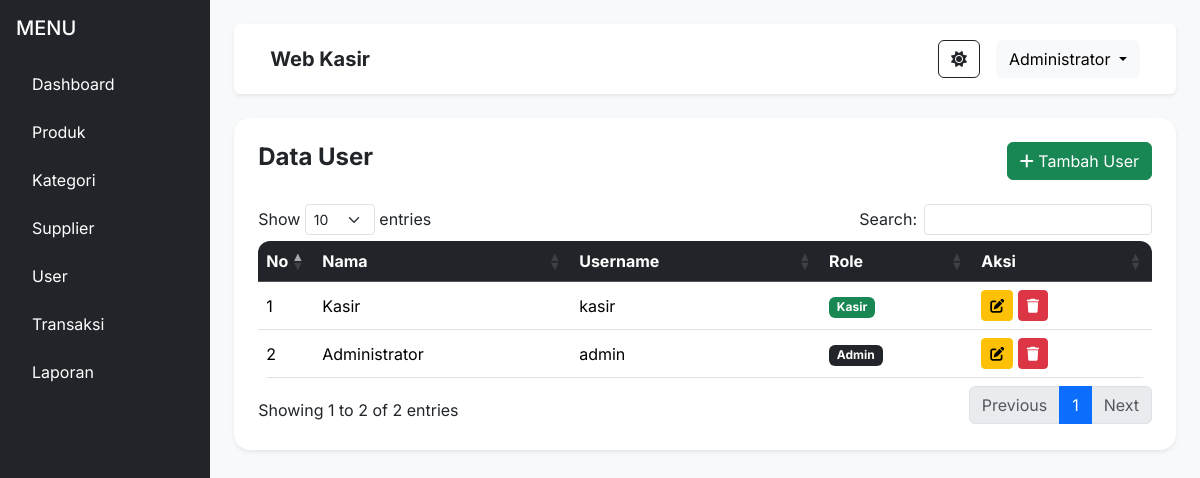
The page /modules/user/index.php (signed in) on the database its author committed.
### tables this page shows
CREATE TABLE users (

id_user INT AUTO_INCREMENT PRIMARY KEY,

nama VARCHAR(100) NOT NULL,

username VARCHAR(100) UNIQUE NOT NULL,

password VARCHAR(255) NOT NULL,

role ENUM('admin','kasir') NOT NULL,

created_at TIMESTAMP DEFAULT CURRENT_TIMESTAMP

);

### modules/user/index.php (the view, shortened to what this page needs)
<?php
include '../../config/koneksi.php';
include '../../includes/header.php';
$query = mysqli_query($conn,
"SELECT * FROM users
ORDER BY id_user DESC");
?>
<div class="d-flex">
<?php include '../../includes/sidebar.php'; ?>
<div class="container-fluid p-4">
<?php include '../../includes/navbar.php'; ?>
<div class="card shadow-sm p-4 mt-4">
<div class="d-flex justify-content-between align-items-center mb-4">
<h4 class="fw-bold">
Data User
</h4>
<a href="tambah.php"
class="btn btn-success">
<i class="fa fa-plus"></i>
Tambah User
</a>
</div>
<table class="table table-hover align-middle"
id="datatable">
<thead class="table-dark">
<tr>
<th width="5%">
No
</th>
<th>
Nama
</th>
<th>
Username
</th>
<th>
Role
</th>
<th width="20%">
Aksi
</th>
</tr>
</thead>
<tbody>
<?php
$no = 1;
while($data = mysqli_fetch_assoc($query)){
?>
<tr>
<td>
<?= $no++; ?>
</td>
<td>
<?= htmlspecialchars($data['nama']); ?>
</td>
<td>
<?= htmlspecialchars($data['username']); ?>
</td>
<td>
<?php if($data['role'] == 'admin'){ ?>
<span class="badge bg-dark">
Admin
</span>
<?php }else{ ?>
<span class="badge bg-success">
Kasir
</span>
<?php } ?>
</td>
<td>
<a href="edit.php?id=<?= $data['id_user']; ?>"
class="btn btn-warning btn-sm">
<i class="fa fa-edit"></i>
</a>
<a href="hapus.php?id=<?= $data['id_user']; ?>"
class="btn btn-danger btn-sm"
onclick="return confirm('Hapus user ini?')">
<i class="fa fa-trash"></i>
</a>
</td>
</tr>
<?php } ?>
</tbody>
</table>
</div>
</div>
</div>
<?php include '../../includes/footer.php'; ?>

### assets/css/style.css (style rules this page uses)
body { font-family: 'Inter', sans-serif; }
.card { border:none; border-radius:16px; }
.table { border-radius:12px; overflow:hidden; }

### rows shown on the page
users: nama "Kasir", username "kasir", role "Kasir"
users: nama "Administrator", username "admin", role "Admin"

### other values the page prints
$_SESSION['nama'] "Administrator"
